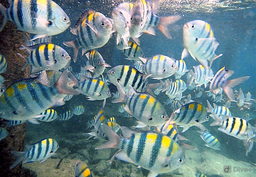
#> input picture 116_img_.png, 256 x 177 px, shrunk from 1024 x 709 before the run
$ python white.py ../116_img_.png out.png
#> lines starting #> are read from the running program, lines starting #| are printed output that depends on the picture
#> further down, img is the input picture: shape (177, 256, 3); mean B, G, R 135.8, 131.3, 106.5
# -*- coding: utf-8 -*-
import os
import sys
import cv2
import numpy as np


def white_balance_5(img):
    b, g, r = cv2.split(img)
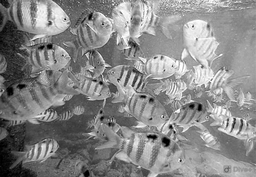
#> b: shape (177, 256); min 0, max 255, mean 135.8
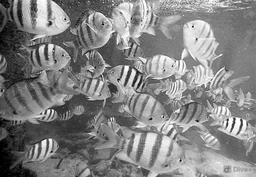
#> g: shape (177, 256); min 0, max 255, mean 131.3
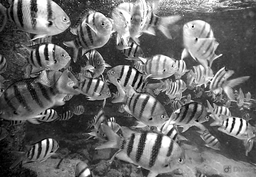
#> r: shape (177, 256); min 0, max 255, mean 106.5

    def con_num(x):
        if x > 0:
            return 1
        if x < 0:
            return -1
        return 0

    yuv_img = cv2.cvtColor(img, cv2.COLOR_BGR2YCrCb)
#> yuv_img: shape (177, 256, 3); mean of channels 0, 1, 2 124.4, 115.3, 134.4
    (y, u, v) = cv2.split(yuv_img)
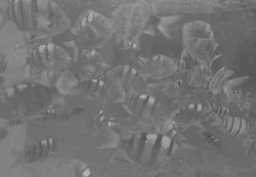
#> u: shape (177, 256); min 75, max 182, mean 115.3
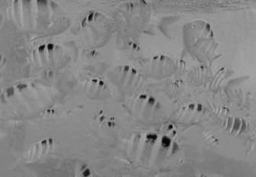
#> v: shape (177, 256); min 3, max 173, mean 134.4
    m, n = y.shape
#> m = 177; n = 256
    max_y = np.max(y.flatten())
#> max_y = 255

    avl_u = np.mean(u)
#> avl_u = 115.3
    avl_v = np.mean(v)
#> avl_v = 134.4
    avl_du = np.mean(np.abs(u - avl_u))
#> avl_du = 9.25
    avl_dv = np.mean(np.abs(v - avl_v))
#> avl_dv = 9.32

    num_y = np.zeros(y.shape)
    yhistogram = np.zeros(256)
    ysum = 0
    radio = 0.5

    for i in range(m):
        for j in range(n):
            value = 0
            if (
                np.abs(u[i][j] - (avl_u + avl_du * con_num(avl_u))) < radio * avl_du
                or np.abs(v[i][j] - (avl_v + avl_dv * con_num(avl_v))) < radio * avl_dv
            ):
                value = 1
            if value <= 0:
                continue
            num_y[i][j] = y[i][j]
            yhistogram[int(num_y[i][j])] += 1
            ysum += 1
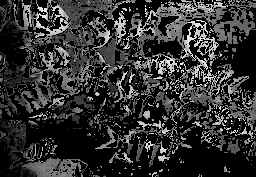
#> num_y: shape (177, 256) float64; min 0, max 255, mean 48.8
#> after the loop, yhistogram = 256 values, max 200 at index 113, min 2 at index 244, mean 73.13; ysum = 18722

    Y = 255
    num = 0
    key = 0
    while Y >= 0:
        num += yhistogram[Y]
        if num > 0.01 * ysum:
            key = Y
            break
        Y -= 1
#> this loop made 23 passes
#> num on passes 1 to 12: 7, 19, 30, 37, 44, 48, 53, 56, 59, 62, 70, 72
#> after the loop, Y = 233; num = 199

    sum_r = sum_g = sum_b = num_rgb = 0
    for i in range(m):
        for j in range(n):
            if num_y[i][j] > key:
                sum_r += r[i][j]
                sum_g += g[i][j]
                sum_b += b[i][j]
                num_rgb += 1
#> after the loop, num_rgb = 173; sum_b = 41796; sum_g = 42243; sum_r = 41712

    avl_r = sum_r / num_rgb
#> avl_r = 241.1
    avl_g = sum_g / num_rgb
#> avl_g = 244.2
    avl_b = sum_b / num_rgb
#> avl_b = 241.6

    for i in range(m):
        for j in range(n):
            b_point = int(b[i][j]) * int(max_y) / avl_b
            g_point = int(g[i][j]) * int(max_y) / avl_g
            r_point = int(r[i][j]) * int(max_y) / avl_r
            b[i][j] = np.clip(b_point, 0, 255)
            g[i][j] = np.clip(g_point, 0, 255)
            r[i][j] = np.clip(r_point, 0, 255)

    return cv2.merge([b, g, r])


if __name__ == "__main__":
    input_path = sys.argv[1]
    output_path = sys.argv[2] if len(sys.argv) > 2 else None

    img = cv2.imread(input_path)
    if img is None:
        raise FileNotFoundError(f"Could not read input image: {input_path}")

    whiteimg = white_balance_5(img)

    if output_path is None:
        base, ext = os.path.splitext(input_path)
        output_path = base + "_white" + (ext or ".jpg")

    os.makedirs(os.path.dirname(output_path) or ".", exist_ok=True)
    cv2.imwrite(output_path, whiteimg)

$ run again, on 28_img_.png
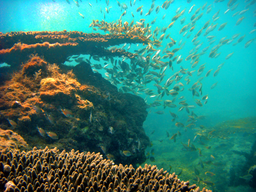
#> input picture 28_img_.png, 256 x 192 px, shrunk from 1200 x 900 before the run
#> img is the input picture: shape (192, 256, 3); mean B, G, R 119.8, 131.6, 53.1
#> yuv_img: shape (192, 256, 3); mean of channels 0, 1, 2 106.8, 89.7, 135.3
#> max_y = 250
#> avl_u = 89.69
#> avl_v = 135.3
#> avl_du = 33.95
#> avl_dv = 16.05
#> after the loop in white_balance_5, `for i in range(m):`:
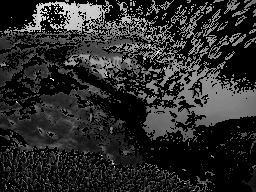
#> num_y: shape (192, 256) float64; min 0, max 250, mean 43.3
#> after the loop in white_balance_5, `for i in range(m):`: yhistogram = 256 values, max 203 at index 38, min 0 at index 251, mean 89.61; ysum = 22939
#> the loop in white_balance_5, `while Y >= 0:` made 42 passes
#> num on passes 1 to 8: 0, 0, 0, 0, 0, 2, 4, 5
#> after the loop in white_balance_5, `while Y >= 0:`: Y = 214; num = 236
#> after the loop in white_balance_5, `for i in range(m):`: num_rgb = 213; sum_b = 50189; sum_g = 52590; sum_r = 39255
#> avl_r = 184.3
#> avl_g = 246.9
#> avl_b = 235.6
#> in white_balance_5, `return cv2.merge([b, g, r])`:
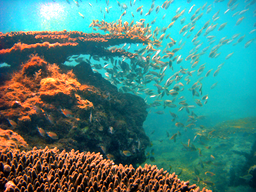
#> returned value: shape (192, 256, 3); mean of channels 0, 1, 2 126, 132.7, 69.8; drawn as B, G, R

$ run again, on 8_img_.png
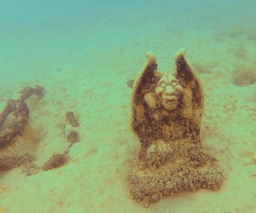
#> input picture 8_img_.png, 256 x 213 px, shrunk from 1200 x 999 before the run
#> img is the input picture: shape (213, 256, 3); mean B, G, R 123, 167.6, 141
#> yuv_img: shape (213, 256, 3); mean of channels 0, 1, 2 154.6, 118.3, 110.2
#> max_y = 193
#> avl_u = 118.3
#> avl_v = 110.2
#> avl_du = 15.55
#> avl_dv = 10.02
#> after the loop in white_balance_5, `for i in range(m):`:
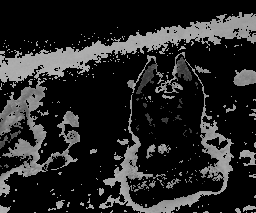
#> num_y: shape (213, 256) float64; min 0, max 187, mean 38.6
#> after the loop in white_balance_5, `for i in range(m):`: yhistogram = 256 values, max 686 at index 170, min 0 at index 0, mean 54.66; ysum = 13992
#> the loop in white_balance_5, `while Y >= 0:` made 81 passes
#> num on passes 1 to 8: 0, 0, 0, 0, 0, 0, 0, 0
#> after the loop in white_balance_5, `while Y >= 0:`: Y = 175; num = 224
#> after the loop in white_balance_5, `for i in range(m):`: num_rgb = 107; sum_b = 15746; sum_g = 21262; sum_r = 15666
#> avl_r = 146.4
#> avl_g = 198.7
#> avl_b = 147.2
#> in white_balance_5, `return cv2.merge([b, g, r])`:
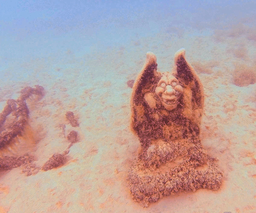
#> returned value: shape (213, 256, 3); mean of channels 0, 1, 2 160.8, 162.3, 185.3; drawn as B, G, R
